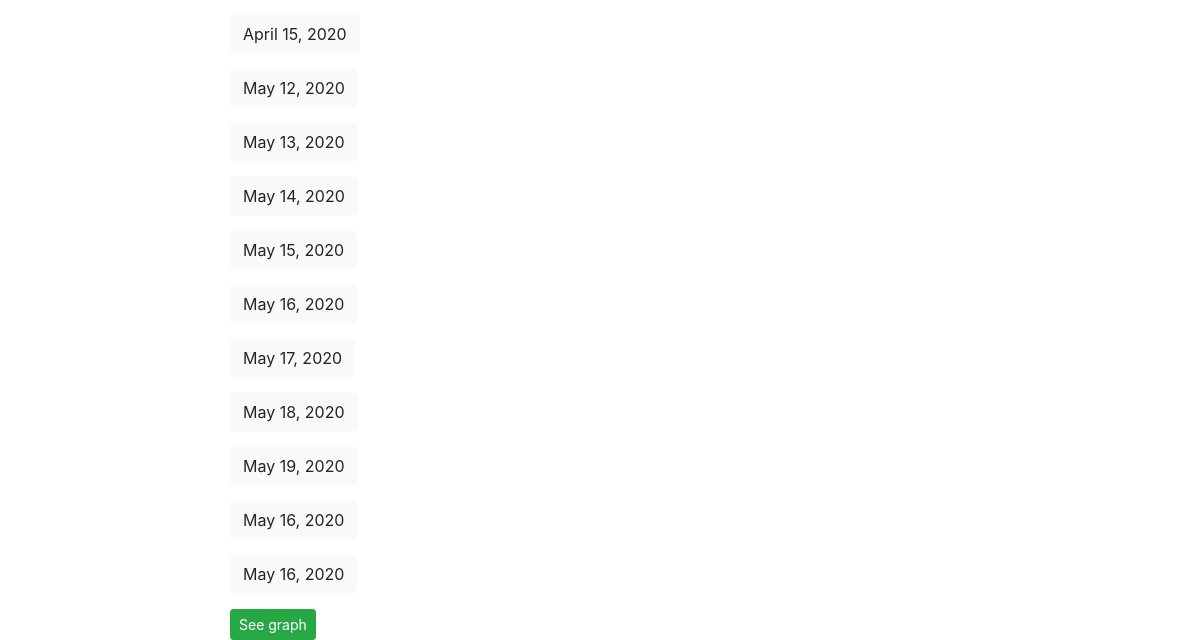
Page /covidapp/hospitals/ (lower part) on the earlier database version.
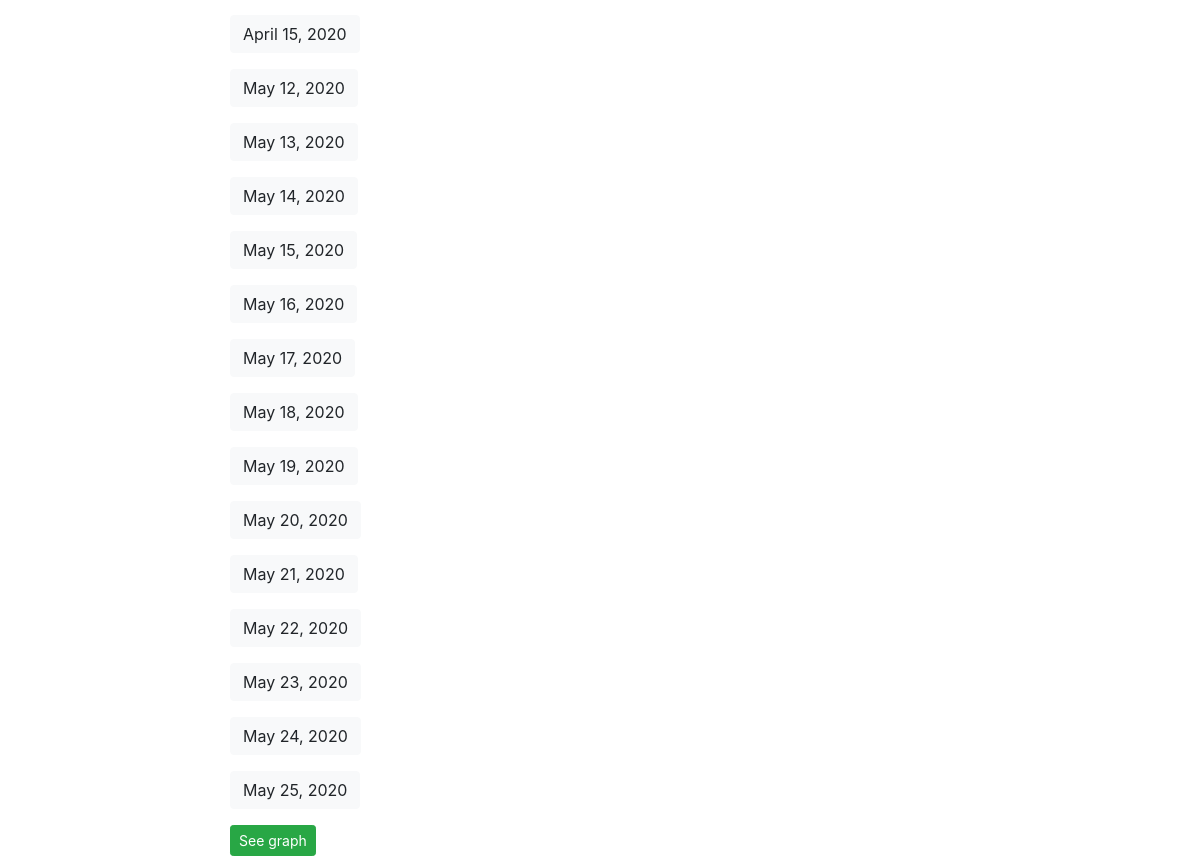
Same page on the later database version.
### covidapp/models.py (models this page shows, shortened)
class Hospital(models.Model):
    date_time 			=    	models.DateField()
    hospital_currently 	= 		models.IntegerField(blank=True, null=True)
    icucurrently		= 		models.IntegerField(blank=True, null=True)
    hospital_increase 	= 		models.IntegerField(blank=True, null=True)
    dead_daily			= 		models.IntegerField(blank=True, null=True)
    tested_today		=		models.IntegerField(blank=True, null=True)

### covidapp/views.py (the view)
# urls.py: path('hospitals/', views.hospital_list_view, name='hospital-list'),
def hospital_list_view(request):
	queryset = Hospital.objects.all() #list of objects
	print(queryset)
	num_hospital = Hospital.objects.all().count()
	context = {
		"object_list": queryset,
		"num_hospital": num_hospital,
	}
	return render(request, "covidapp/hospital_list.html", context)

### covidapp/templates/covidapp/hospital_list.html (shortened to what this page needs)
{% extends 'base.html' %}
{% block content %}
<div class="container">
      {% for instance in object_list %}
      <p><a class="btn btn-light" href='/covidapp/{{ instance.id }}'>{{ instance.date_time }}</a></p>
      {% endfor %}
      <a href="/covidapp/hospitals/" class="btn btn-success btn-sm">See graph</a>
      {% endblock %}

Differences in the rows shown:
removed Hospital: date_time "May 16, 2020"
removed Hospital: date_time "May 16, 2020"
added Hospital: date_time "May 20, 2020"
added Hospital: date_time "May 21, 2020"
added Hospital: date_time "May 22, 2020"
added Hospital: date_time "May 23, 2020"
added Hospital: date_time "May 24, 2020"
added Hospital: date_time "May 25, 2020"
